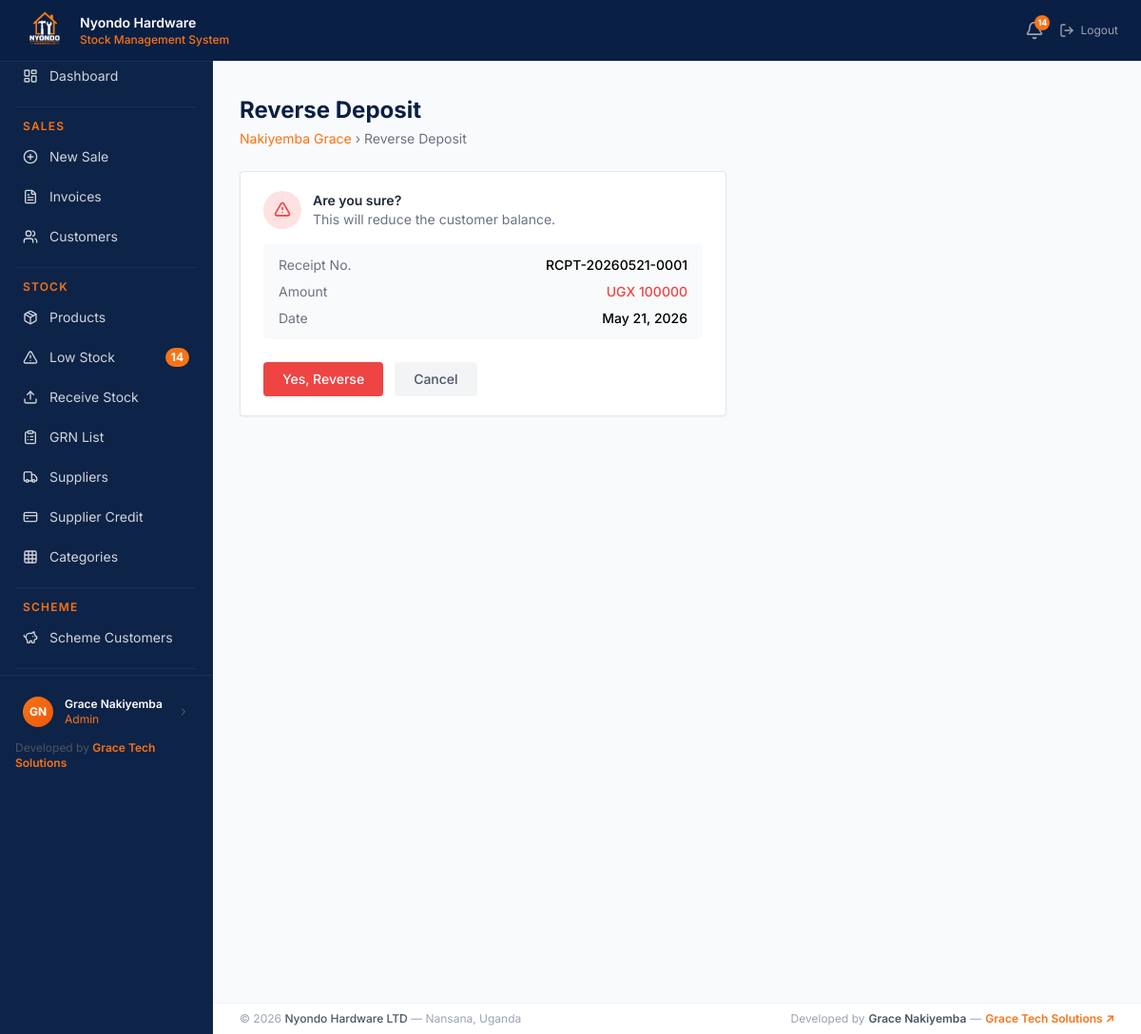
/scheme/deposits/1/reverse/ (signed in), run on the app's committed database.
### users/models.py (models this page shows, shortened)
class UserProfile(models.Model):
    ROLE_CHOICES = [
        ('sales_attendant', 'Sales Attendant'),
        ('store_manager',   'Store Manager'),
        ('admin',           'Admin'),
    ]
    user       = models.OneToOneField(User, on_delete=models.CASCADE)
    role       = models.CharField(max_length=20, choices=ROLE_CHOICES, default='sales_attendant')
    phone      = models.CharField(max_length=20)
    avatar     = models.ImageField(upload_to='avatars/', blank=True, null=True)
    is_active  = models.BooleanField(default=True)
    created_at = models.DateTimeField(auto_now_add=True)

### scheme/models.py (models this page shows, shortened)
class Deposit(models.Model):
    PAYMENT_METHOD_CHOICES = [
        ('cash',         'Cash'),
        ('mobile_money', 'Mobile Money'),
        ('bank_transfer', 'Bank Transfer'),
    ]
    customer       = models.ForeignKey(SchemeCustomer, on_delete=models.PROTECT,
                        related_name='deposits')
    amount         = models.DecimalField(max_digits=12, decimal_places=2)
    payment_date   = models.DateField()
    payment_method = models.CharField(max_length=20, choices=PAYMENT_METHOD_CHOICES)
    receipt_number = models.CharField(max_length=50, unique=True, blank=True)
    recorded_by    = models.ForeignKey(User, on_delete=models.PROTECT)
    created_at     = models.DateTimeField(auto_now_add=True)
    is_reversed    = models.BooleanField(default=False)

class SchemeCustomer(models.Model):
    STATUS_CHOICES = [
        ('active',    'Active'),
        ('suspended', 'Suspended'),
    ]
    full_name        = models.CharField(max_length=100)
    nin              = models.CharField(max_length=14, unique=True)
    phone            = models.CharField(max_length=20)
    employer         = models.CharField(max_length=100, blank=True)
    employer_address = models.TextField(blank=True)
    registration_date = models.DateField(auto_now_add=True)
    status           = models.CharField(max_length=20, choices=STATUS_CHOICES, default='active')
    registered_by    = models.ForeignKey(User, on_delete=models.PROTECT)

### users/decorators.py (the view)
    def wrapper(request, *args, **kwargs):
        if not request.user.is_authenticated:
            return redirect('users:login')
        if not hasattr(request.user, 'userprofile'):
            raise PermissionDenied
        if request.user.userprofile.role != 'admin':
            raise PermissionDenied
        return view_func(request, *args, **kwargs)

### scheme/views.py (called while the page is built)
@admin_required
def deposit_reverse(request, pk):
    deposit = get_object_or_404(Deposit, pk=pk)
    if request.method == 'POST':
        deposit.is_reversed = True
        deposit.save()
        messages.success(request, 'Deposit reversed.')
        return redirect('scheme:customer-detail', pk=deposit.customer.pk)
    return render(request, 'scheme/deposit_confirm_reverse.html', {'deposit': deposit})

### stock/context_processors.py (called while the page is built)
def low_stock_count(request):
    if request.user.is_authenticated:
        try:
            from stock.models import Product
            count = Product.objects.filter(
                is_active=True,
                quantity__lte=F('reorder_level')
            ).count()
            return {'low_stock_count': count}
        except Exception:
            return {'low_stock_count': 0}
    return {'low_stock_count': 0}

### templates/scheme/deposit_confirm_reverse.html (shortened to what this page needs)
{% extends 'base.html' %}
{% block content %}
<div class="mb-6">
    <h1 class="text-2xl font-bold" style="color: #0a1f44;">Reverse Deposit</h1>
    <p class="text-sm text-gray-500 mt-1">
        <a href="{% url 'scheme:customer-detail' deposit.customer.pk %}" class="hover:underline" style="color: #f97316;">
            {{ deposit.customer.full_name }}
        </a>
        &rsaquo; Reverse Deposit
    </p>
</div>
<div class="bg-white rounded shadow-sm border border-gray-200 max-w-lg">
    <div class="px-6 py-5">
        <div class="flex items-center gap-3 mb-4">
            <div class="w-10 h-10 rounded-full bg-red-100 flex items-center justify-center">
            </div>
            <div>
                <h2 class="text-sm font-semibold text-gray-800">Are you sure?</h2>
                <p class="text-sm text-gray-500">This will reduce the customer balance.</p>
            </div>
        </div>
        <div class="bg-gray-50 rounded px-4 py-3 mb-6 text-sm space-y-2">
            <div class="flex justify-between">
                <span class="text-gray-500">Receipt No.</span>
                <span class="font-medium">{{ deposit.receipt_number }}</span>
            </div>
            <div class="flex justify-between">
                <span class="text-gray-500">Amount</span>
                <span class="font-medium text-red-500">
                    UGX {{ deposit.amount|floatformat:0 }}
                </span>
            </div>
            <div class="flex justify-between">
                <span class="text-gray-500">Date</span>
                <span class="font-medium">{{ deposit.payment_date }}</span>
            </div>
        </div>
        <form method="POST" class="flex gap-3">
            <button type="submit"
                    class="px-5 py-2 text-sm font-medium text-white bg-red-500 rounded hover:bg-red-600 transition">
                Yes, Reverse
            </button>
            <a href="{% url 'scheme:customer-detail' deposit.customer.pk %}"
               class="px-5 py-2 text-sm font-medium text-gray-600 bg-gray-100 rounded hover:bg-gray-200 transition">
                Cancel
            </a>
        </form>
    </div>
</div>
{% endblock %}

### templates/base.html (shortened to what this page needs)
{% load static %}
<!doctype html>
<html lang="en">
  <head>
    <script src="https://cdn.tailwindcss.com"></script>
  </head>
  <body class="bg-gray-50">cd
    <nav
      class="fixed top-0 left-0 right-0 z-50 flex items-center justify-between px-6 py-2"
      style="
        background-color: #0a1f44;
        box-shadow: 0 1px 0 rgba(255, 255, 255, 0.05);
      "
    >
      <div class="flex items-center gap-3">
        <div
          class="w-12 h-12 rounded-lg overflow-hidden flex items-center justify-center"
        >
          <img
            src="{% static 'images/logo.png' %}"
            alt="Logo"
            class="w-full h-full object-cover"
          />
        </div>
        <div class="leading-tight">
          <p class="text-white font-semibold text-sm">Nyondo Hardware</p>
          <p class="text-xs font-medium" style="color: #f97316">
            Stock Management System
          </p>
        </div>
      </div>
      <div class="flex items-center gap-4">
        {% if user.is_authenticated %}
        <a
          href="{% url 'stock:low-stock' %}"
          class="relative text-gray-400 hover:text-white transition"
        >
          <i data-lucide="bell" class="w-5 h-5"></i>
          {% if low_stock_count > 0 %}
          <span
            class="absolute -top-1.5 -right-1.5 w-4 h-4 rounded-full flex items-center justify-center font-bold"
            style="background-color: #f97316; color: white; font-size: 9px"
          >
            {{ low_stock_count }}
          </span>
          {% endif %}
        </a>
        <a
          href="{% url 'users:logout' %}"
          class="flex items-center gap-1.5 text-gray-400 hover:text-red-400 text-sm transition"
        >
          <i data-lucide="log-out" class="w-4 h-4"></i>
          <span class="text-xs">Logout</span>
        </a>
        {% else %}
        <a
          href="{% url 'users:login' %}"
          class="text-gray-300 hover:text-white text-sm transition"
          >Login</a
        >
        {% endif %}
      </div>
    </nav>
    <div class="flex pt-12 min-h-screen">
      <aside
        class="fixed top-12 left-0 bottom-0 w-56 flex flex-col"
        style="
          background-color: #0d2347;
          border-right: 1px solid rgba(255, 255, 255, 0.05);
        "
      >
        <div class="sidebar-wrap px-2 py-3">
          <a
            href="{% url 'dashboard:home' %}"
            class="sidebar-link flex items-center gap-3 px-4 py-2.5 text-gray-300 hover:text-white text-sm rounded-lg mb-0.5"
          >
            <i data-lucide="layout-dashboard" class="w-4 h-4 shrink-0"></i>
            <span>Dashboard</span>
          </a>
          {% if user.is_authenticated %} {% with role=user.userprofile.role %}
          {% if role == 'admin' %}
          <div class="mx-2 my-3 border-t border-white border-opacity-5"></div>
          <p
            class="px-4 pb-1 text-xs font-semibold uppercase tracking-widest"
            style="color: #f97316"
          >
            Sales
          </p>
          <a
            href="{% url 'sales:invoice-create' %}"
            class="sidebar-link flex items-center gap-3 px-4 py-2.5 text-gray-300 hover:text-white text-sm rounded-lg mb-0.5"
          >
            <i data-lucide="plus-circle" class="w-4 h-4 shrink-0"></i
            ><span>New Sale</span>
          </a>
          <a
            href="{% url 'sales:invoice-list' %}"
            class="sidebar-link flex items-center gap-3 px-4 py-2.5 text-gray-300 hover:text-white text-sm rounded-lg mb-0.5"
          >
            <i data-lucide="file-text" class="w-4 h-4 shrink-0"></i
            ><span>Invoices</span>
          </a>
          <a
            href="{% url 'sales:customer-list' %}"
            class="sidebar-link flex items-center gap-3 px-4 py-2.5 text-gray-300 hover:text-white text-sm rounded-lg mb-0.5"
          >
            <i data-lucide="users" class="w-4 h-4 shrink-0"></i
            ><span>Customers</span>
          </a>
          <div class="mx-2 my-3 border-t border-white border-opacity-5"></div>
          <p
            class="px-4 pb-1 text-xs font-semibold uppercase tracking-widest"
            style="color: #f97316"
          >
            Stock
          </p>
          <a
            href="{% url 'stock:product-list' %}"
            class="sidebar-link flex items-center gap-3 px-4 py-2.5 text-gray-300 hover:text-white text-sm rounded-lg mb-0.5"
          >
            <i data-lucide="package" class="w-4 h-4 shrink-0"></i
            ><span>Products</span>
          </a>
          <a
            href="{% url 'stock:low-stock' %}"
            class="sidebar-link flex items-center gap-3 px-4 py-2.5 text-gray-300 hover:text-white text-sm rounded-lg mb-0.5"
          >
            <i data-lucide="alert-triangle" class="w-4 h-4 shrink-0"></i>
            <span>Low Stock</span>
            {% if low_stock_count > 0 %}
            <span
              class="ml-auto text-xs px-1.5 py-0.5 rounded-full font-bold"
              style="background-color: #f97316; color: white"
              >{{ low_stock_count }}</span
            >
            {% endif %}
          </a>
          <a
            href="{% url 'stock:receipt-create' %}"
            class="sidebar-link flex items-center gap-3 px-4 py-2.5 text-gray-300 hover:text-white text-sm rounded-lg mb-0.5"
          >
            <i data-lucide="upload" class="w-4 h-4 shrink-0"></i
            ><span>Receive Stock</span>
          </a>
          <a
            href="{% url 'stock:receipt-list' %}"
            class="sidebar-link flex items-center gap-3 px-4 py-2.5 text-gray-300 hover:text-white text-sm rounded-lg mb-0.5"
          >
            <i data-lucide="clipboard-list" class="w-4 h-4 shrink-0"></i
            ><span>GRN List</span>
          </a>
          <a
            href="{% url 'stock:supplier-list' %}"
            class="sidebar-link flex items-center gap-3 px-4 py-2.5 text-gray-300 hover:text-white text-sm rounded-lg mb-0.5"
          >
            <i data-lucide="truck" class="w-4 h-4 shrink-0"></i
            ><span>Suppliers</span>
          </a>
          <a
            href="{% url 'stock:credit-list' %}"
            class="sidebar-link flex items-center gap-3 px-4 py-2.5 text-gray-300 hover:text-white text-sm rounded-lg mb-0.5"
          >
            <i data-lucide="credit-card" class="w-4 h-4 shrink-0"></i
            ><span>Supplier Credit</span>
          </a>
          <a
            href="{% url 'stock:category-list' %}"
            class="sidebar-link flex items-center gap-3 px-4 py-2.5 text-gray-300 hover:text-white text-sm rounded-lg mb-0.5"
          >
            <i data-lucide="grid" class="w-4 h-4 shrink-0"></i
            ><span>Categories</span>
          </a>
          <div class="mx-2 my-3 border-t border-white border-opacity-5"></div>
          <p
            class="px-4 pb-1 text-xs font-semibold uppercase tracking-widest"
            style="color: #f97316"
          >
            Scheme
          </p>
          <a
            href="{% url 'scheme:customer-list' %}"
            class="sidebar-link flex items-center gap-3 px-4 py-2.5 text-gray-300 hover:text-white text-sm rounded-lg mb-0.5"
          >
            <i data-lucide="piggy-bank" class="w-4 h-4 shrink-0"></i
            ><span>Scheme Customers</span>
          </a>
          <div class="mx-2 my-3 border-t border-white border-opacity-5"></div>
          {% endif %} {% endwith %} {% endif %}
        </div>
        {% if user.is_authenticated %}
        <div
          class="px-3 py-3 border-t shrink-0"
          style="border-color: rgba(255, 255, 255, 0.06)"
        >
          <a
            href="{% url 'users:profile' %}"
            class="flex items-center gap-3 rounded-lg px-3 py-2.5 hover:bg-white hover:bg-opacity-5 transition"
          >
            {% if user.userprofile.avatar %}
            <img
              src="{{ user.userprofile.avatar.url }}"
              class="w-8 h-8 rounded-full object-cover shrink-0 border-2"
              style="border-color: #f97316"
            />
            {% else %}
            <div
              class="w-8 h-8 rounded-full flex items-center justify-center text-xs font-bold shrink-0"
              style="
                background: linear-gradient(135deg, #f97316, #ea580c);
                color: white;
              "
            >
              {{ user.first_name|first|upper }}{{ user.last_name|first|upper }}
            </div>
            {% endif %}
            <div class="min-w-0">
              <p class="text-white text-xs font-semibold truncate">
                {{ user.get_full_name }}
              </p>
              <p class="text-xs truncate" style="color: #f97316">
                {{ user.userprofile.get_role_display }}
              </p>
            </div>
            <i
              data-lucide="chevron-right"
              class="w-3 h-3 text-gray-500 ml-auto shrink-0"
            ></i>
          </a>
          <div class="mt-1 px-1">
            <p class="text-xs text-gray-600">
              Developed by
              <a
                href="https://gracetechsolutions.netlify.app/"
                target="_blank"
                class="font-semibold hover:underline"
                style="color: #f97316"
              >
                Grace Tech Solutions
              </a>
            </p>
          </div>
        </div>
        {% endif %}
      </aside>
      <main class="ml-56 flex-1 p-7 pb-16 min-h-screen">
         {% block content %}{% endblock %}
      </main>
    </div>
    <footer
      class="fixed bottom-0 left-56 right-0 px-7 py-2 bg-white border-t border-gray-100"
      style="z-index: 30"
    >
      <div class="flex items-center justify-between">
        <p class="text-xs text-gray-400">
          &copy; 2026
          <span class="font-medium text-gray-600">Nyondo Hardware LTD</span>
          &mdash; Nansana, Uganda
        </p>
        <div class="flex items-center gap-1 text-xs text-gray-400">
          <span>Developed by</span>
          <span class="font-semibold text-gray-600">Grace Nakiyemba</span>
          <span>&mdash;</span>
          <a
            href="https://gracetechsolutions.netlify.app/"
            target="_blank"
            class="font-semibold hover:underline"
            style="color: #f97316"
          >
            Grace Tech Solutions ↗
          </a>
        </div>
      </div>
    </footer>
  </body>
</html>

### templates/base.html (style rules this page uses)
* { font-family: 'Inter', sans-serif; }
.sidebar-link { transition: all 0.15s ease; }
.sidebar-wrap { height: calc(100vh - 48px - 90px); overflow-y: auto; }

### data on the page
Deposit: customer.full_name "Nakiyemba Grace", receipt_number "RCPT-20260521-0001", amount "100000", payment_date "May 21, 2026"

### other printed values
{{ low_stock_count }} "14"
{{ user.first_name|first|upper }} "G"
{{ user.last_name|first|upper }} "N"
{{ user.get_full_name }} "Grace Nakiyemba"
{{ user.userprofile.get_role_display }} "Admin"
